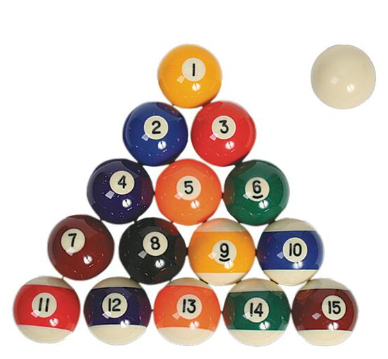
#> input picture 52.JupyterNotebook_Image Filtering/Billiards.png, 388 x 359 px
$ jupyter execute 09.Dilation.ipynb
#> lines starting #> are read from the running program, lines starting #| are printed output that depends on the picture; after the words box and inside, x2 and y2 are one past the last pixel; in counts of white or black regions, pixels touching at a corner belong together
# 형태학적 변환 팽창 과 침식

- python에서 확장, 침식 실험 예시

OpenCV에서 이것을 어떻게 구현할 수 있는지 봅시다. 두 단계가 있습니다. 우선 이미지를 가져와야
합니다. 그런 다음 커널을 정의해야 합니다.

첫 번째 단계로 입력 이미지를 로드하고 이진 이미지를 만들기 위해 임계값을 지정해야 합니다

OpenCV에서 이것을 어떻게 구현할 수 있는지 봅시다. 두 단계가 있습니다. 우선 이미지를 가져와야
합니다. 그런 다음 커널을 정의해야 합니다.

첫 번째 단계로 입력 이미지를 로드하고 이진 이미지를 만들기 위해 임계값을 지정해야 합니다.

흰색에 가까운 색상은 검은색으로 변하고 회색과 검은색 부
분은 흰색으로 변하는 것을 확인할 수 있습니다.

[cell 1]
import cv2
import matplotlib.pyplot as plt
import numpy as np

[cell 2]
# image loading and input image -> gray
img_gray = cv2.imread("./Billiards.png", cv2.IMREAD_GRAYSCALE)
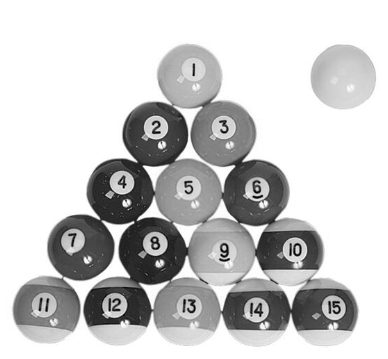
#> img_gray: shape (359, 388); min 0, max 255, mean 202.7

[cell 3]
# 임계값 연산자의 출력을 마스크 라는 변수에 저장
# 230 보다 작으면 모든 값은 흰색 처리 / 230 보다 큰 모든 값은 검은색 이 됩니다.
_, mask = cv2.threshold(img_gray, 230, 255, cv2.THRESH_BINARY_INV)
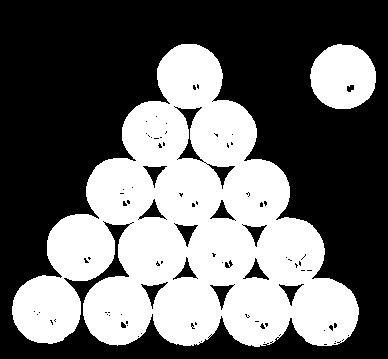
#> mask: shape (359, 388); 41.4% white; 2 white regions, box (x1, y1, x2, y2) and area: (12, 44, 359, 347) 54277, (310, 44, 376, 109) 3343

[cell 4]
kernel = np.ones((3, 3), np.uint8)
print(kernel)
dilation = cv2.dilate(mask, kernel)
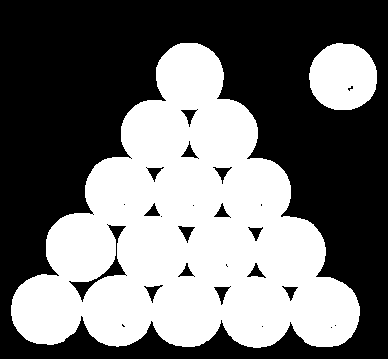
#> dilation: shape (359, 388); 44.3% white; 2 white regions, box (x1, y1, x2, y2) and area: (11, 43, 360, 348) 58041, (309, 43, 377, 110) 3635

[cell 5]
titles = ['image', 'mask', 'dilation']
images = [img_gray, mask, dilation]

[cell 6]
for i in range(3):
    plt.subplot(1, 3, i+1)
    plt.imshow(images[i], 'gray')
    plt.title(titles[i])
    plt.xticks([])
    plt.yticks([])
plt.savefig('09.Dilation.png')
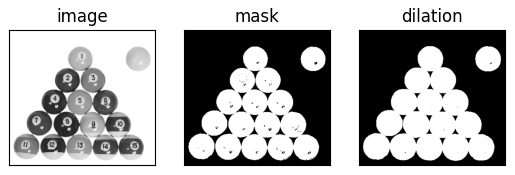
#> figure drawn by matplotlib, 3 panels
plt.show()

이제 확장된 이미지를 만들고 이를 위해 함수를 사용합니다 cv2.dilate() 함수에 대한 입력은 마스크 이미
지와 커널입니다. 여기서 우리는 커널을 픽셀 크기가 3x3 작은 정사각형으로 정의 할 수 있습니다.
이 이미지의 행렬의 유형은 부호 없는 정수여야 합니다. (unit8)

팽창 결과를 얻었고 흰색 영역이 확장된 것을 볼 수 있습니
다. 확장된 이미지에서 이 작은 검은색 점들이 축소되었습
니다.

팽창을 두 번 이상 적용할 수 있는지 물어보셨을 것입니다. 예, 가능합니다. 이를 위해 반복 횟수라는 매
개 변수를 사용할 수 있습니다. 예를 들어, 이 매개변수를 10으로 설정할 수 있습니다. 이는 확장 프로세
스가 연속적으로 10번 반복됨을 의미합니다. 결과 이미지에서 훨씬 더 많은 검은색 영역이 이미지에서
사라진 반면 흰색 영역은 확장된 것을 볼 수 있습니다.

흰색 영역의 확대를 높이려면 더 큰 커널을 사용할 수 있다
는 점을 기억하는 것이 좋습니다. 예를 들어 5x5 크기의 커
널을 사용하면 확장된 이미지에서 흰색 영역이 훨씬 더
확장됩니다.

[cell 7]
img_gray = cv2.imread('./Billiards.png', cv2.IMREAD_GRAYSCALE)
_, mask = cv2.threshold(img_gray, 230, 255, cv2.THRESH_BINARY_INV)

[cell 8]
kernel = np.ones((3, 3), np.uint8)
dliation = cv2.dilate(mask, kernel, iterations=5)
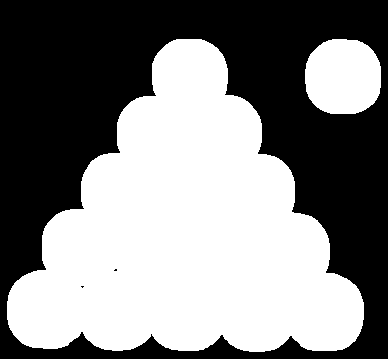
#> dliation: shape (359, 388); 51.1% white; 3 black regions (2 under 20 px), largest, box (x1, y1, x2, y2) and area: (0, 0, 388, 359) 68039
titles = ['image', 'mask', 'dliation']
images = [img_gray, mask, dliation]

[cell 9]
for i in range(3):
    plt.subplot(1, 3, i+1)
    plt.imshow(images[i], 'gray')
    plt.title(titles[i])
    plt.xticks([])
    plt.yticks([])
plt.savefig('09.More dilation.png')
plt.show()
